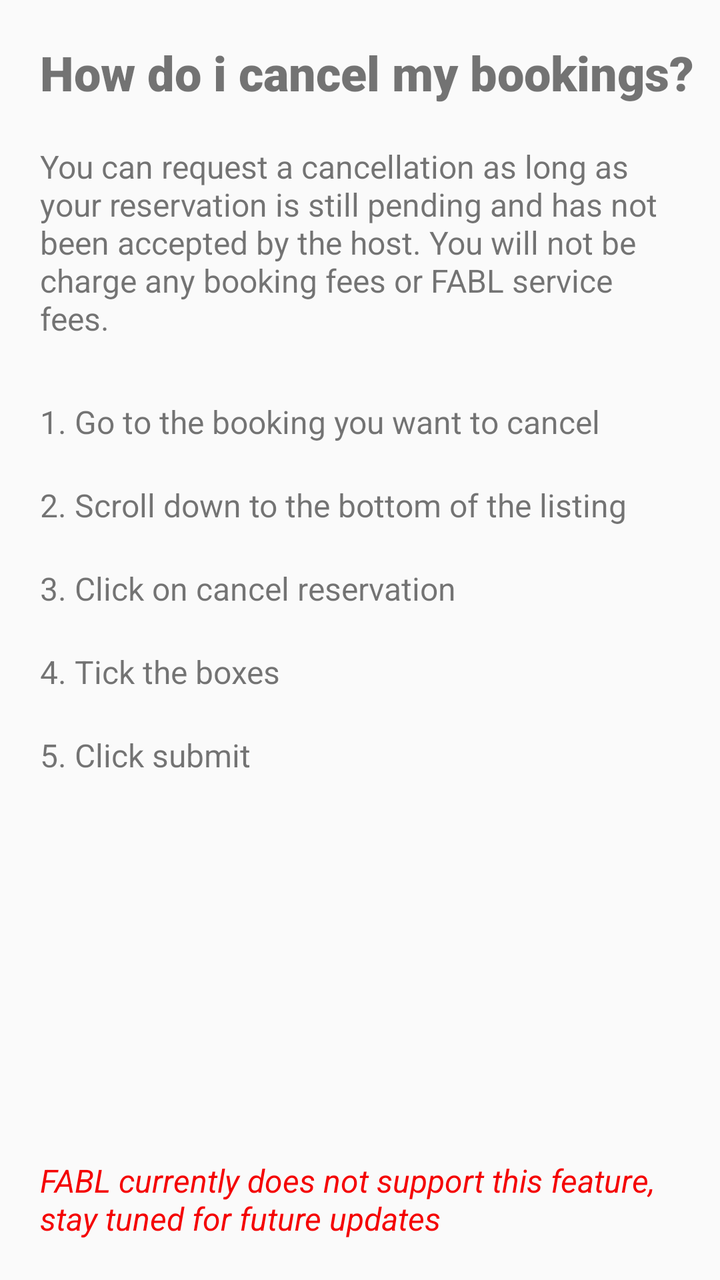
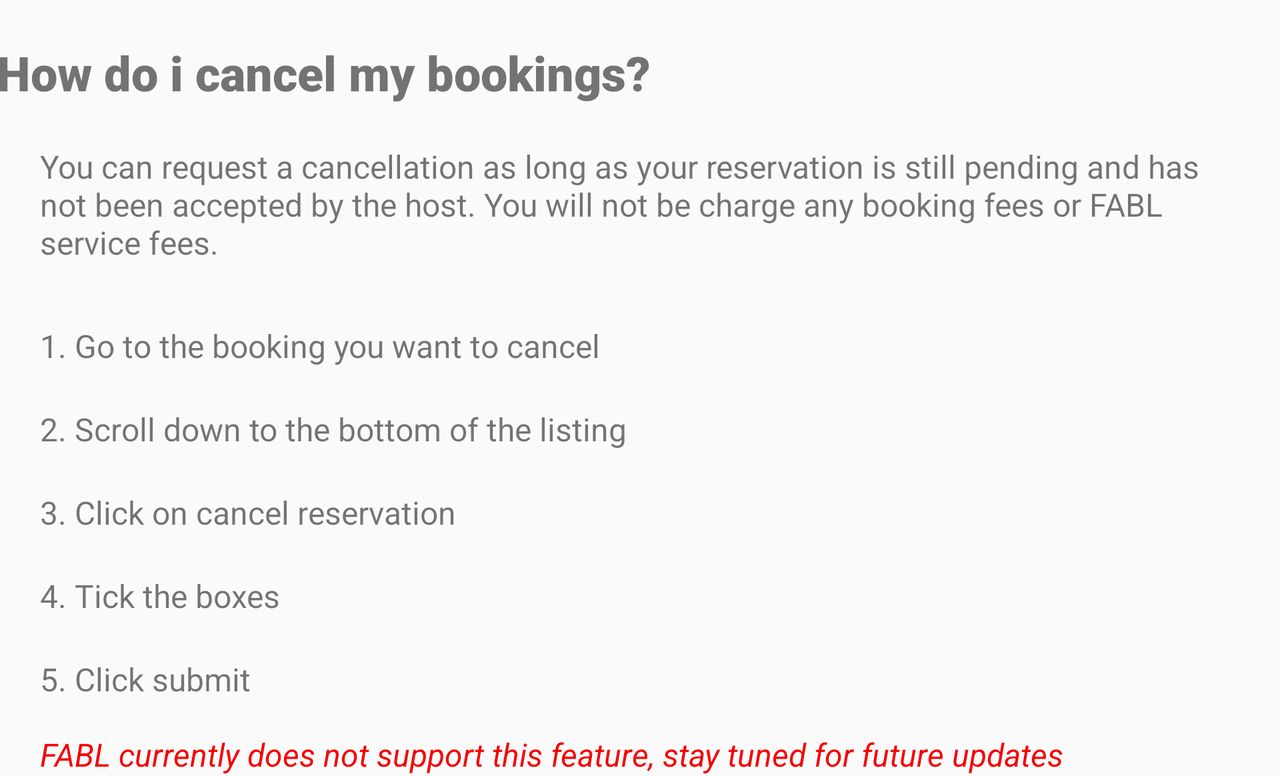

One screen, two layout resources from the same app: the default and the repository's alternative for another configuration. Each is rendered where Android would select it; the XML of both is given below.
<!-- AndroidManifest.xml: application theme AppTheme -->
<!-- res/layout/activity_f_a_q_topic4.xml -->
<?xml version="1.0" encoding="utf-8"?>
<androidx.constraintlayout.widget.ConstraintLayout xmlns:android="http://schemas.android.com/apk/res/android"
    xmlns:app="http://schemas.android.com/apk/res-auto"
    xmlns:tools="http://schemas.android.com/tools"
    android:layout_width="match_parent"
    android:layout_height="match_parent"
    tools:context=".helpScreens.FAQTopic4">

    <TextView
        android:id="@+id/textView53"
        android:layout_width="wrap_content"
        android:layout_height="wrap_content"
        android:layout_marginStart="20dp"
        android:layout_marginTop="30dp"
        android:text="1. Go to the booking you want to cancel"
        android:textSize="16sp"
        app:layout_constraintStart_toStartOf="parent"
        app:layout_constraintTop_toBottomOf="@+id/textView52" />

    <TextView
        android:id="@+id/textView54"
        android:layout_width="wrap_content"
        android:layout_height="wrap_content"
        android:layout_marginStart="20dp"
        android:layout_marginTop="20dp"
        android:text="2. Scroll down to the bottom of the listing"
        android:textSize="16sp"
        app:layout_constraintStart_toStartOf="parent"
        app:layout_constraintTop_toBottomOf="@+id/textView53" />

    <TextView
        android:id="@+id/textView55"
        android:layout_width="wrap_content"
        android:layout_height="wrap_content"
        android:layout_marginStart="20dp"
        android:layout_marginTop="20dp"
        android:text="3. Click on cancel reservation"
        android:textSize="16sp"
        app:layout_constraintStart_toStartOf="parent"
        app:layout_constraintTop_toBottomOf="@+id/textView54" />

    <TextView
        android:id="@+id/textView60"
        android:layout_width="wrap_content"
        android:layout_height="wrap_content"
        android:layout_marginStart="20dp"
        android:layout_marginTop="20dp"
        android:text="4. Tick the boxes"
        android:textSize="16sp"
        app:layout_constraintStart_toStartOf="parent"
        app:layout_constraintTop_toBottomOf="@+id/textView55" />

    <TextView
        android:id="@+id/textView61"
        android:layout_width="wrap_content"
        android:layout_height="wrap_content"
        android:layout_marginStart="20dp"
        android:layout_marginTop="20dp"
        android:text="5. Click submit"
        android:textSize="16sp"
        app:layout_constraintStart_toStartOf="parent"
        app:layout_constraintTop_toBottomOf="@+id/textView60" />

    <TextView
        android:id="@+id/textView52"
        android:layout_width="wrap_content"
        android:layout_height="wrap_content"
        android:layout_marginTop="20dp"
        android:paddingLeft="20dp"
        android:paddingRight="20dp"
        android:text="You can request a cancellation as long as your reservation is still pending and has not been accepted by the host. You will not be charge any booking fees or FABL service fees."
        android:textSize="16sp"
        app:layout_constraintEnd_toEndOf="parent"
        app:layout_constraintStart_toStartOf="parent"
        app:layout_constraintTop_toBottomOf="@+id/textView21" />

    <TextView
        android:id="@+id/textView51"
        android:layout_width="wrap_content"
        android:layout_height="wrap_content"
        android:layout_marginBottom="20dp"
        android:paddingLeft="20dp"
        android:paddingRight="20dp"
        android:text="FABL currently does not support this feature, stay tuned for future updates"
        android:textColor="#F40303"
        android:textSize="16sp"
        android:textStyle="italic"
        app:layout_constraintBottom_toBottomOf="parent"
        app:layout_constraintEnd_toEndOf="parent"
        app:layout_constraintHorizontal_bias="0.0"
        app:layout_constraintStart_toStartOf="parent" />

    <TextView
        android:id="@+id/textView21"
        android:layout_width="wrap_content"
        android:layout_height="wrap_content"
        android:layout_marginStart="20dp"
        android:layout_marginTop="20dp"
        android:fontFamily="sans-serif-black"
        android:text="How do i cancel my bookings?"
        android:textSize="24sp"
        app:layout_constraintStart_toStartOf="parent"
        app:layout_constraintTop_toTopOf="parent" />
</androidx.constraintlayout.widget.ConstraintLayout>
<!-- resources referenced by this layout -->
<resources>
  <style name="AppTheme" parent="Theme.AppCompat.Light.DarkActionBar">
          
          <item name="colorPrimary">@color/colorPrimary</item>
          <item name="colorPrimaryDark">@color/colorPrimaryDark</item>
          <item name="colorAccent">@color/colorAccent</item>
      </style>
  <color name="colorPrimary">#001a33</color>
  <color name="colorPrimaryDark">#001a33</color>
  <color name="colorAccent">#cc99ff</color>
</resources>
<!-- res/layout-land/activity_f_a_q_topic4.xml (the repository's variant of the layout above) -->
<!-- drawn on the phone turned sideways -->
<?xml version="1.0" encoding="utf-8"?>
<ScrollView xmlns:android="http://schemas.android.com/apk/res/android"
    xmlns:app="http://schemas.android.com/apk/res-auto"
    xmlns:tools="http://schemas.android.com/tools"
    android:layout_width="match_parent"
    android:layout_height="match_parent">

<androidx.constraintlayout.widget.ConstraintLayout
    android:layout_width="match_parent"
    android:layout_height="match_parent"
    tools:context=".helpScreens.FAQTopic4">

    <TextView
        android:id="@+id/textView53"
        android:layout_width="wrap_content"
        android:layout_height="wrap_content"
        android:layout_marginStart="20dp"
        android:layout_marginTop="30dp"
        android:text="1. Go to the booking you want to cancel"
        android:textSize="16sp"
        app:layout_constraintStart_toStartOf="parent"
        app:layout_constraintTop_toBottomOf="@+id/textView52" />

    <TextView
        android:id="@+id/textView54"
        android:layout_width="wrap_content"
        android:layout_height="wrap_content"
        android:layout_marginStart="20dp"
        android:layout_marginTop="20dp"
        android:text="2. Scroll down to the bottom of the listing"
        android:textSize="16sp"
        app:layout_constraintStart_toStartOf="parent"
        app:layout_constraintTop_toBottomOf="@+id/textView53" />

    <TextView
        android:id="@+id/textView55"
        android:layout_width="wrap_content"
        android:layout_height="wrap_content"
        android:layout_marginStart="20dp"
        android:layout_marginTop="20dp"
        android:text="3. Click on cancel reservation"
        android:textSize="16sp"
        app:layout_constraintStart_toStartOf="parent"
        app:layout_constraintTop_toBottomOf="@+id/textView54" />

    <TextView
        android:id="@+id/textView60"
        android:layout_width="wrap_content"
        android:layout_height="wrap_content"
        android:layout_marginStart="20dp"
        android:layout_marginTop="20dp"
        android:text="4. Tick the boxes"
        android:textSize="16sp"
        app:layout_constraintStart_toStartOf="parent"
        app:layout_constraintTop_toBottomOf="@+id/textView55" />

    <TextView
        android:id="@+id/textView61"
        android:layout_width="wrap_content"
        android:layout_height="wrap_content"
        android:layout_marginStart="20dp"
        android:layout_marginTop="20dp"
        android:text="5. Click submit"
        android:textSize="16sp"
        app:layout_constraintStart_toStartOf="parent"
        app:layout_constraintTop_toBottomOf="@+id/textView60" />

    <TextView
        android:id="@+id/textView52"
        android:layout_width="wrap_content"
        android:layout_height="wrap_content"
        android:layout_marginTop="20dp"
        android:paddingLeft="20dp"
        android:paddingRight="20dp"
        android:text="You can request a cancellation as long as your reservation is still pending and has not been accepted by the host. You will not be charge any booking fees or FABL service fees."
        android:textSize="16sp"
        app:layout_constraintEnd_toEndOf="parent"
        app:layout_constraintStart_toStartOf="parent"
        app:layout_constraintTop_toBottomOf="@+id/textView21" />

    <TextView
        android:id="@+id/textView51"
        android:layout_width="wrap_content"
        android:layout_height="wrap_content"
        android:layout_marginTop="16dp"
        android:paddingLeft="20dp"
        android:paddingRight="20dp"
        android:text="FABL currently does not support this feature, stay tuned for future updates"
        android:textColor="#F40303"
        android:textSize="16sp"
        android:textStyle="italic"
        app:layout_constraintEnd_toEndOf="parent"
        app:layout_constraintHorizontal_bias="0.0"
        app:layout_constraintStart_toStartOf="parent"
        app:layout_constraintTop_toBottomOf="@+id/textView61" />

    <TextView
        android:id="@+id/textView21"
        android:layout_width="wrap_content"
        android:layout_height="wrap_content"
        android:layout_marginStart="20dp"
        android:layout_marginTop="20dp"
        android:layout_marginEnd="337dp"
        android:fontFamily="sans-serif-black"
        android:text="How do i cancel my bookings?"
        android:textSize="24sp"
        app:layout_constraintEnd_toEndOf="parent"
        app:layout_constraintStart_toStartOf="parent"
        app:layout_constraintTop_toTopOf="parent" />
</androidx.constraintlayout.widget.ConstraintLayout>
</ScrollView>
